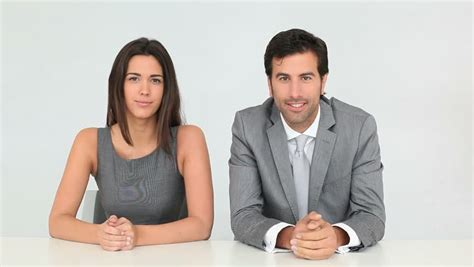
#> input picture Images/True/two_people.jpg, 474 x 267 px
$ python Control.py
#> lines starting #> are read from the running program, lines starting #| are printed output that depends on the picture; after the words box and inside, x2 and y2 are one past the last pixel; in counts of white or black regions, pixels touching at a corner belong together
#> further down, img is the input picture: shape (267, 474, 3); mean B, G, R 184.8, 190, 196.1
### Module.py
import cv2
import numpy as np

classifiers = [cv2.CascadeClassifier("Classifiers/haarcascade_frontalface_alt2.xml"),
               cv2.CascadeClassifier("Classifiers/haarcascade_profileface.xml")]


def find_faces(img):
    # Gray-scaling the image improves performance
    grayscale = cv2.cvtColor(img, cv2.COLOR_BGR2GRAY)
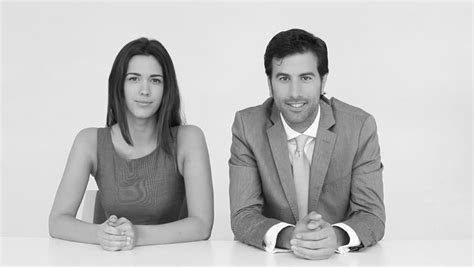
#> grayscale: shape (267, 474); min 7, max 255, mean 191.2

    output1 = classifiers[0].detectMultiScale(
        grayscale,
        scaleFactor=1.2,
        minNeighbors=5,
        minSize=(30, 30),
    )
#> output1 = [[117, 59, 53, 53], [265, 55, 61, 61]]

    output2 = classifiers[1].detectMultiScale(
        grayscale,
        scaleFactor=1.2,
        minNeighbors=6,
        minSize=(30, 30),
    )
#> output2 = ()

    return output1, output2

### Control.py
import cv2
import Module

img_name = "Images/True/two_people.jpg"
img = cv2.imread(img_name)

result1, result2 = Module.find_faces(img)
#> result1 = [[117, 59, 53, 53], [265, 55, 61, 61]]; result2 = ()

print("Frontal Faces found (x, y, w, h):")
print(result1)
#| [[117  59  53  53]
#|  [265  55  61  61]]
print("Profile Faces found (x, y, w, h):")
print(result2)

for (x, y, w, h) in result1:
    cv2.rectangle(img, (x,y), (x+w,y+h), (0,255,0), 2)
#> this loop made 2 passes
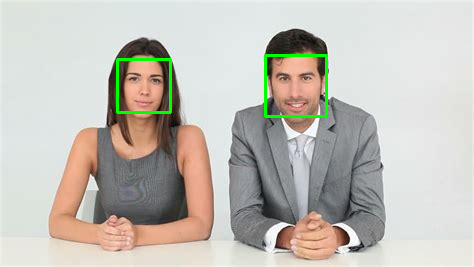
#> img: shape (267, 474, 3); 1.07% of pixels changed, all inside (x1, y1, x2, y2) = (116, 54, 328, 118)

for (x, y, w, h) in result2:
    cv2.rectangle(img, (x,y), (x+w,y+h), (0,0,255), 2)
#> this loop made 0 passes


cv2.imshow('Result', img)


cv2.waitKey(0)
